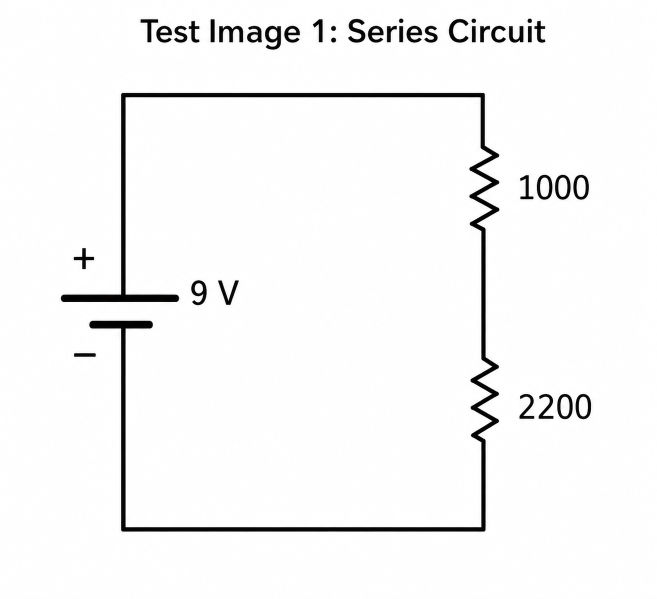
#> input picture images/test_circuit1.png, 1313 x 1198 px (shown at 1/2 size)
$ python image_parser.py
#> lines starting #> are read from the running program, lines starting #| are printed output that depends on the picture; after the words box and inside, x2 and y2 are one past the last pixel; in counts of white or black regions, pixels touching at a corner belong together
import cv2
import matplotlib.pyplot as plt
import numpy as np
import easyocr
import re


################################################
# (1) Load Image
################################################

IMAGE_PATH = "images/test_circuit1.png"

image = cv2.imread(IMAGE_PATH)
#> image is the input picture: shape (1198, 1313, 3); mean B, G, R 245.5, 245.4, 245.5

if image is None:
    raise FileNotFoundError(
        f"Could not read image: {IMAGE_PATH}"
    )

gray = cv2.cvtColor(
    image,
    cv2.COLOR_BGR2GRAY
)

# IMPORTANT:
# Define image dimensions early
height, width = gray.shape
#> height = 1198; width = 1313


_, binary = cv2.threshold(
    gray,
    180,
    255,
    cv2.THRESH_BINARY_INV
)
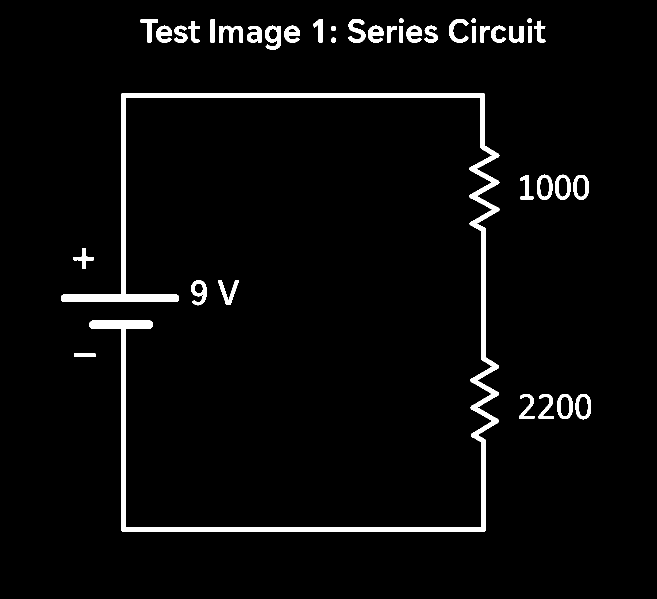
#> binary: shape (1198, 1313) (shown at 1/2 size); 3.6% white; 41 white regions, largest, box (x1, y1, x2, y2) and area: (122, 186, 999, 1063) 35917, (438, 51, 486, 85) 913, (530, 51, 562, 99) 913


################################################
# (2) Display Binary Image
################################################

plt.imshow(
    binary,
    cmap="gray"
)

plt.title("Binary Circuit")
plt.axis("off")
plt.show()


################################################
# (3) OCR
################################################

#> (the run stopped early here; a loop or call above may not have finished)

$ run again, with images/test_circuit2.png copied over images/test_circuit1.png
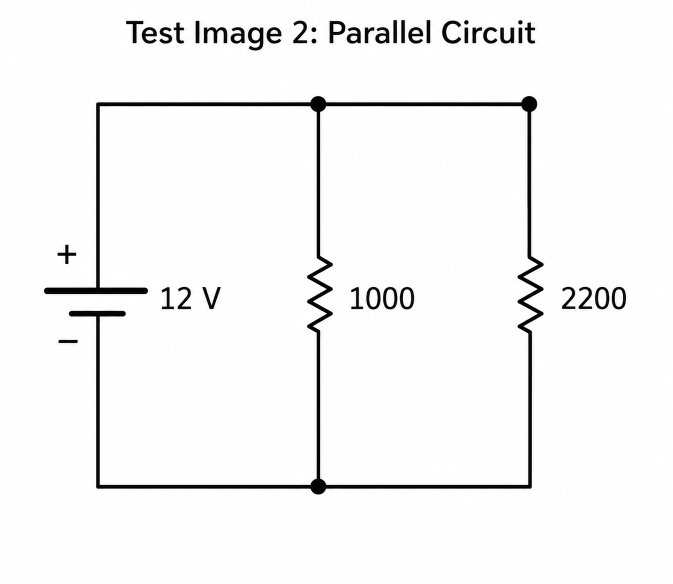
#> input picture images/test_circuit2.png, 1346 x 1168 px (shown at 1/2 size)
#> image is the input picture: shape (1168, 1346, 3); mean B, G, R 245.4, 245.3, 245.4
#> `_, binary = cv2.threshold( gray, 180, 255, cv2.THRESH_BINARY_INV )`:
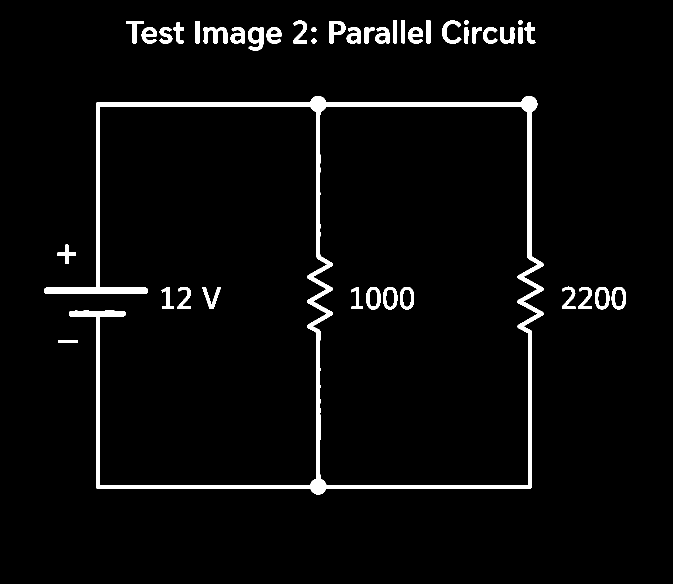
#> binary: shape (1168, 1346) (shown at 1/2 size); 3.7% white; 43 white regions, largest, box (x1, y1, x2, y2) and area: (88, 192, 1088, 989) 38569, (407, 54, 455, 87) 852, (496, 54, 527, 101) 851

$ run again, with images/test_circuit.png copied over images/test_circuit1.png
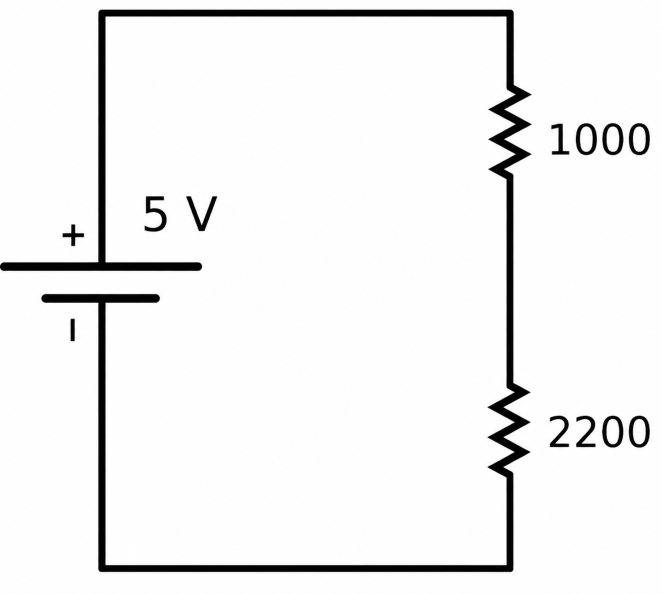
#> input picture images/test_circuit.png, 1324 x 1188 px (shown at 1/2 size)
#> image is the input picture: shape (1188, 1324, 3); mean B, G, R 241, 240.9, 241
#> `_, binary = cv2.threshold( gray, 180, 255, cv2.THRESH_BINARY_INV )`:
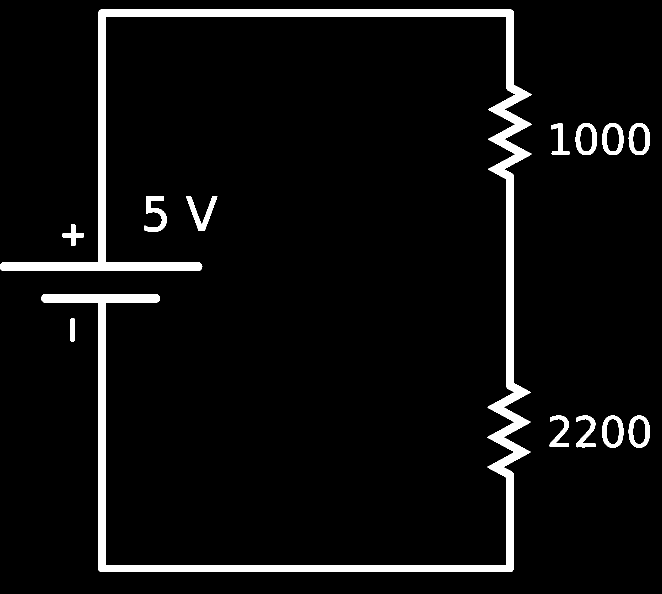
#> binary: shape (1188, 1324) (shown at 1/2 size); 5.4% white; 13 white regions, largest, box (x1, y1, x2, y2) and area: (0, 19, 1063, 1144) 72286, (372, 392, 435, 462) 1384, (289, 392, 333, 464) 1365
